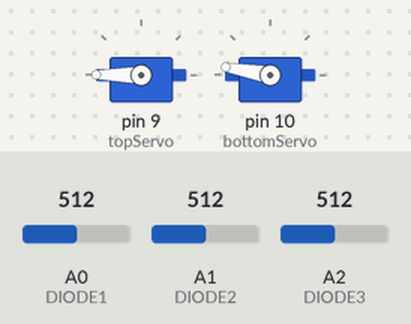
The sketch below on a simulated Arduino Uno, built with avr-gcc and run on an emulated ATmega328P. Parts: 2 × servo. Inputs (shaded band) come from the test bench; at power-on: A0 (DIODE1) = 512, A2 (DIODE3) = 512, A1 (DIODE2) = 512.

Above: at 2.2 s.
2.3 s: A0 (DIODE1) set to 528
At 4.6 s:
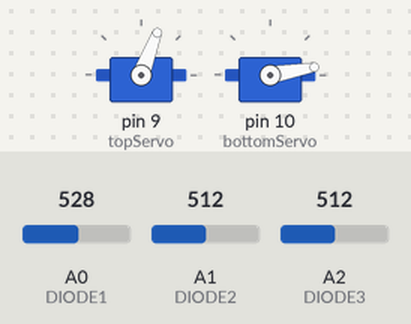
5.3 s: A2 (DIODE3) set to 539
At 5.69 s:
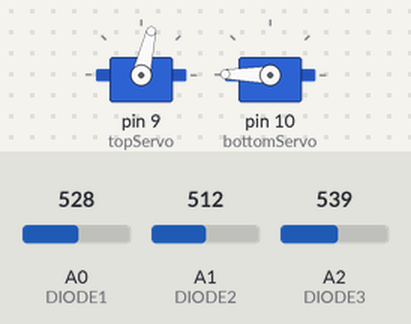
8.3 s: A1 (DIODE2) set to 544
At 9.08 s:
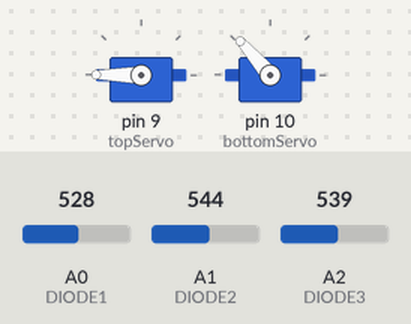
11.3 s: A2 (DIODE3) set to 511
At 11.56 s:
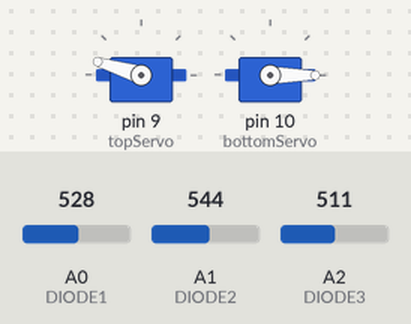
Timing chart, 0 to 15.3 s (numbered marks = the images above; inputs shaded):
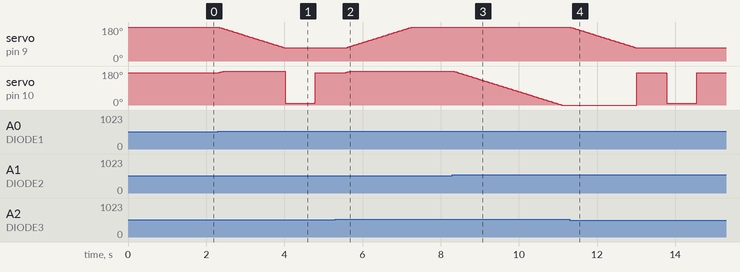

The sketch:

SolarTracker5.ino
```cpp
#include <Servo.h>

#define DIODE1 0
#define DIODE2 1
#define DIODE3 2

double diode1 = 0;
double diode2 = 0;
double diode3 = 0;

Servo topServo;
Servo bottomServo;

int topServoAngle;
int bottomServoAngle;

int loopCounter;

double diff12;
double diff13;
double diff23;
double precision;

void setup()
{
	loopCounter = 0;
	precision = 5;

    topServo.attach(9);
	bottomServo.attach(10);

  	topServoAngle = 180;
	bottomServoAngle = 170;

	topServo.write(topServoAngle);
	bottomServo.write(bottomServoAngle);

	delay(1000);

//	topServo.write(69);
//	bottomServo.write(0);
//	delay(2000);
//
//	topServo.write(180);
//	delay(2000);

// Servo test sequence
	// if (topServoAngle > 69.0) {
	// 	topServoAngle -= 10;
	// 	topServo.write(topServoAngle);
	// 	bottomServo.write(180);
	// 	delay(1000);
	// 	bottomServo.write(0);
	// 	delay(1000);
	// }

	Serial.begin(9600);
}

void loop()
{
	updateDiodeValues();
    updateServoAngles();

	// loopCounter += 1;

	// if (loopCounter % 1 == 0) {
	// 	Serial.print(diode1);
	// 	Serial.print(" ");
	// 	Serial.print(diode2);
	// 	Serial.print(" ");
	// 	Serial.print(diode3);
	// 	Serial.println(" ");
	// 	Serial.print(topServo.read());
	// 	Serial.println(" ");
	// 	Serial.print(bottomServo.read());
	// }

	diff12 = diode1 - diode2;
	diff13 = diode1 - diode3;
	diff23 = diode2 - diode3;

	if (abs(diff13) < precision && abs(diff23) < precision)
	{
		topServo.write(topServoAngle);
	}
	else if (diff13 > precision || diff23 > precision)
	{
		if(topServoAngle == 69)
		{
			if (bottomServoAngle < 90)
			{
				bottomServoAngle = 170;
				bottomServo.write(bottomServoAngle);
			}
			else if (bottomServoAngle > 90)
			{
				bottomServoAngle = 10;
				bottomServo.write(bottomServoAngle);
			}

			delay(750);
		}
		else if (topServoAngle > 69)
		{
			topServoAngle -= 1;
			topServo.write(topServoAngle);
		}
	}
	else if (diff13 < -precision || diff23 < -precision)
	{
		if (topServoAngle < 180)
		{
			topServoAngle += 1;
			topServo.write(topServoAngle);
		}
	}

    // TURN //

    updateServoAngles();

	if (abs(diff12) < precision)
	{
		bottomServo.write(bottomServoAngle);
	}
	else if (diff12 > precision)
	{
		if(bottomServoAngle < 180)
		{
			bottomServoAngle += 1;
   		    bottomServo.write(bottomServoAngle);
		}
	}
	else if (diff12 < -precision)
	{
		if (bottomServoAngle > 0)
		{
			bottomServoAngle -= 1;
			bottomServo.write(bottomServoAngle);
		}
	}

	delay(15);
}

void updateDiodeValues()
{
	diode1 = analogRead(DIODE1);
	diode2 = analogRead(DIODE2);
	diode3 = analogRead(DIODE3);
}

void updateServoAngles()
{
    topServoAngle = topServo.read();
    bottomServoAngle = bottomServo.read();
}
// int compareDiodeTheta(double precision)
// {
// 	if (abs(diode1 - diode2) < precision)
// 	{
// 		return 0;
// 	}
// 	else if (diode1 - diode2 > precision)
// 	{
// 		return 1;
// 	}
// 	else if (diode2 - diode1 > precision)
// 	{
// 		return -1;
// 	}
// }

// int compareDiodePhi(double precision)
// {
// 	if (abs(diode2 - diode3) < precision)
// 	{
// 		return 0;
// 	}
// 	else if (diode2 - diode3 > precision)
// 	{
// 		return 1;
// 	}
// 	else if (diode3 - diode2 > precision)
// 	{
// 		return -1;
// 	}
// }
```

Measured:
- the behaviour switches between 517 and 518 on A0 (DIODE1) (found by bisection; images 0 and 1)
- the behaviour switches between 522 and 523 on A2 (DIODE3) (found by bisection; images 1 and 2)
- the behaviour switches between 533 and 534 on A1 (DIODE2) (found by bisection; images 2 and 3)
- after the input at 2.3 s, servo on pin 9 (topServo): moves from 180° to 69° over 1.7 s, starting at once
- after the input at 5.3 s, servo on pin 9 (topServo): moves from 69° to 180° over 1.7 s, starting after 0.27 s
- after the input at 8.3 s, servo on pin 10 (bottomServo): moves from 180° to 0° over 2.8 s, starting at once
- after the input at 11.3 s, servo on pin 9 (topServo): moves from 180° to 69° over 1.7 s, starting at once; servo on pin 10 (bottomServo): 0° → 170° after 1.7 s, → 10° 0.75 s later, → 170° 0.77 s later
